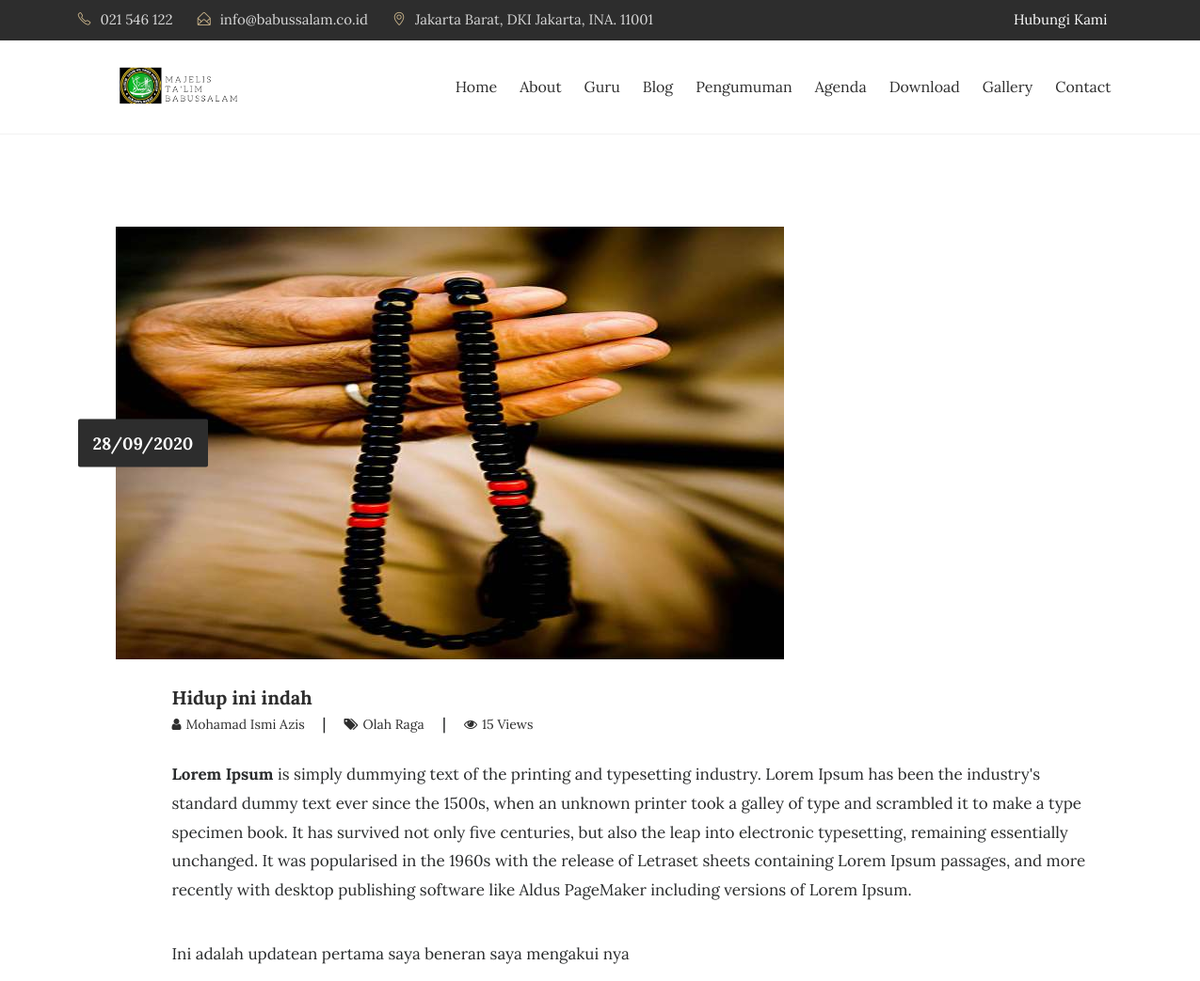
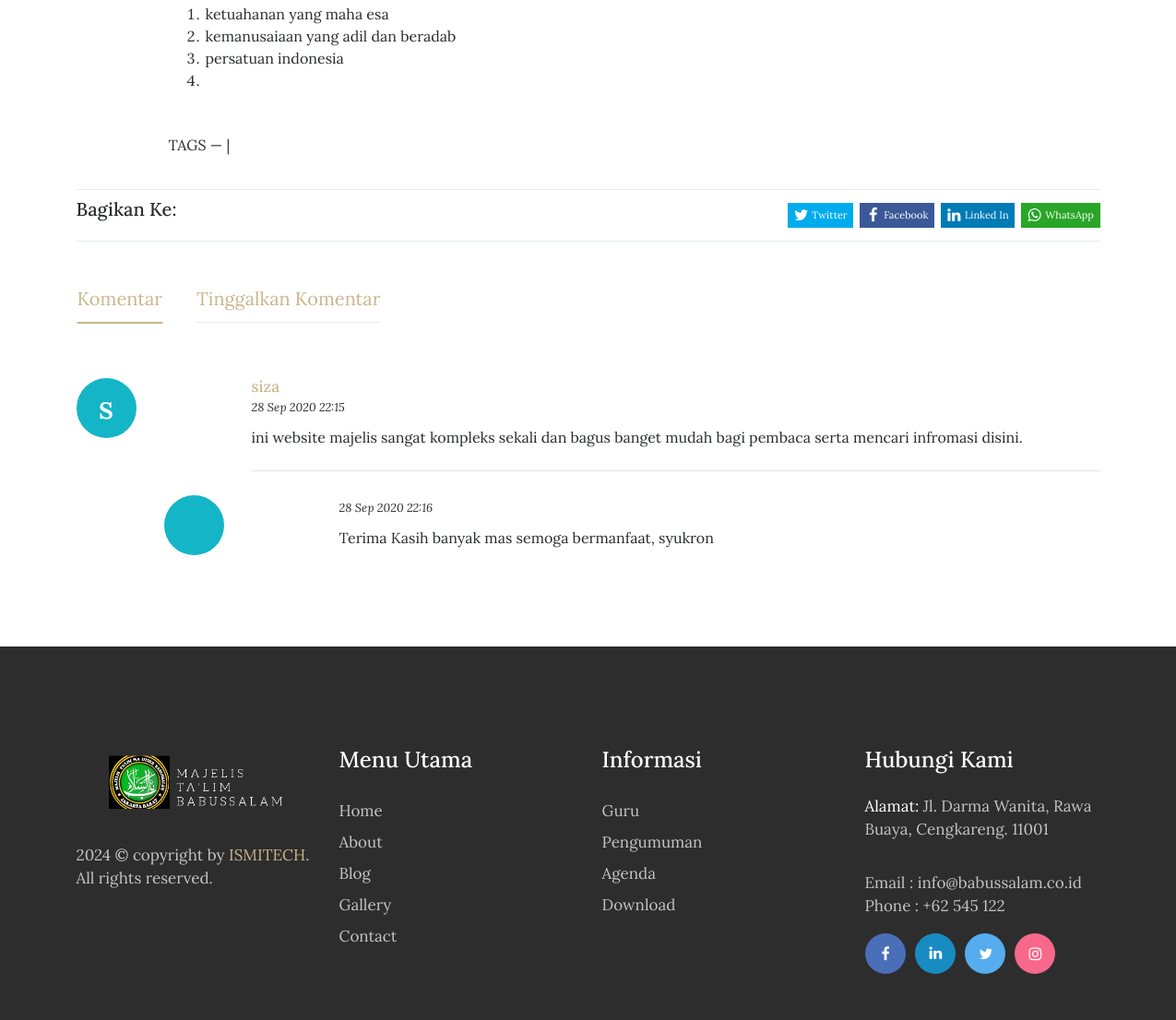
/artikel/hidup-ini-indah, run on an earlier commit of the app's database (2 pictures, top to bottom).
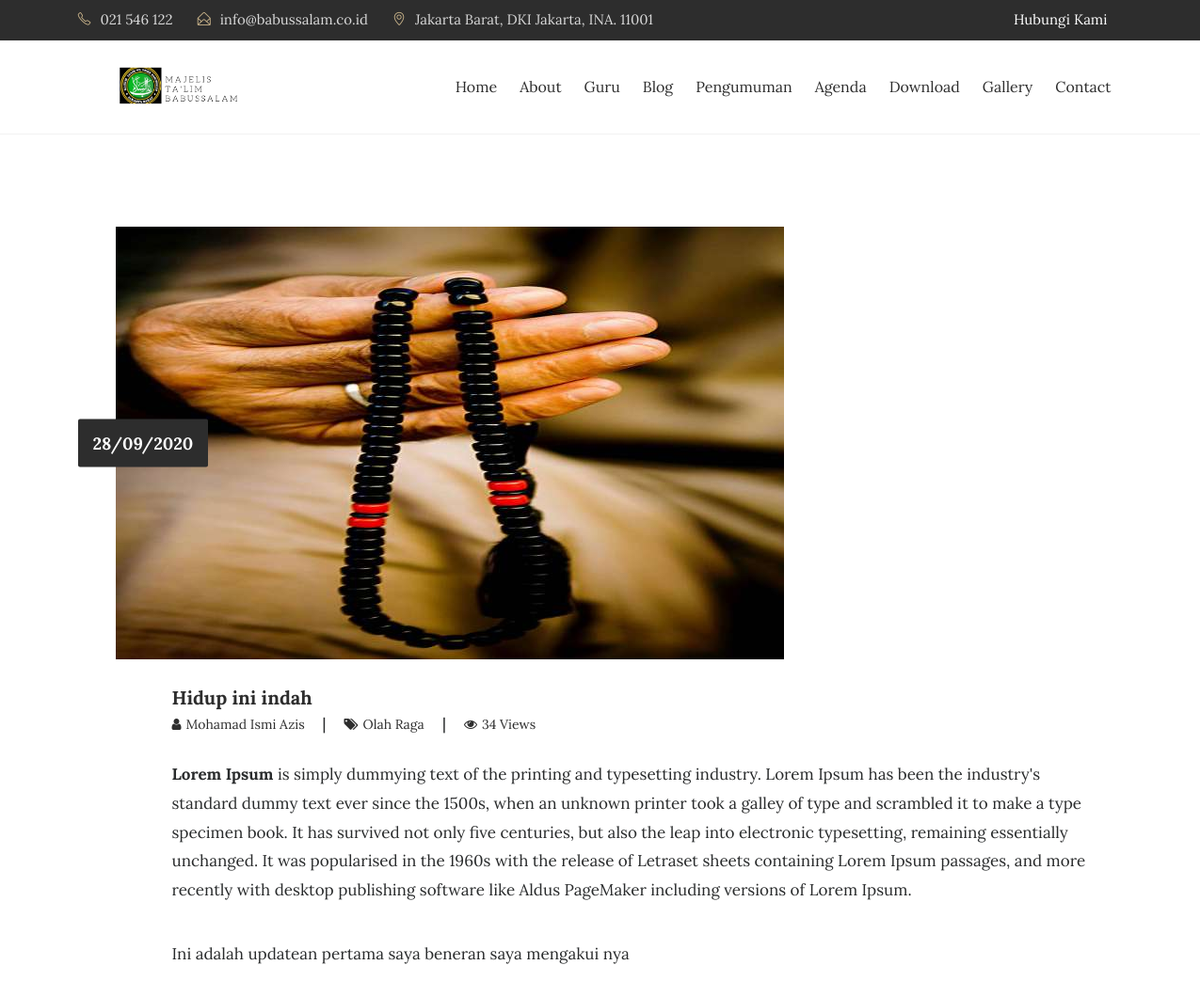
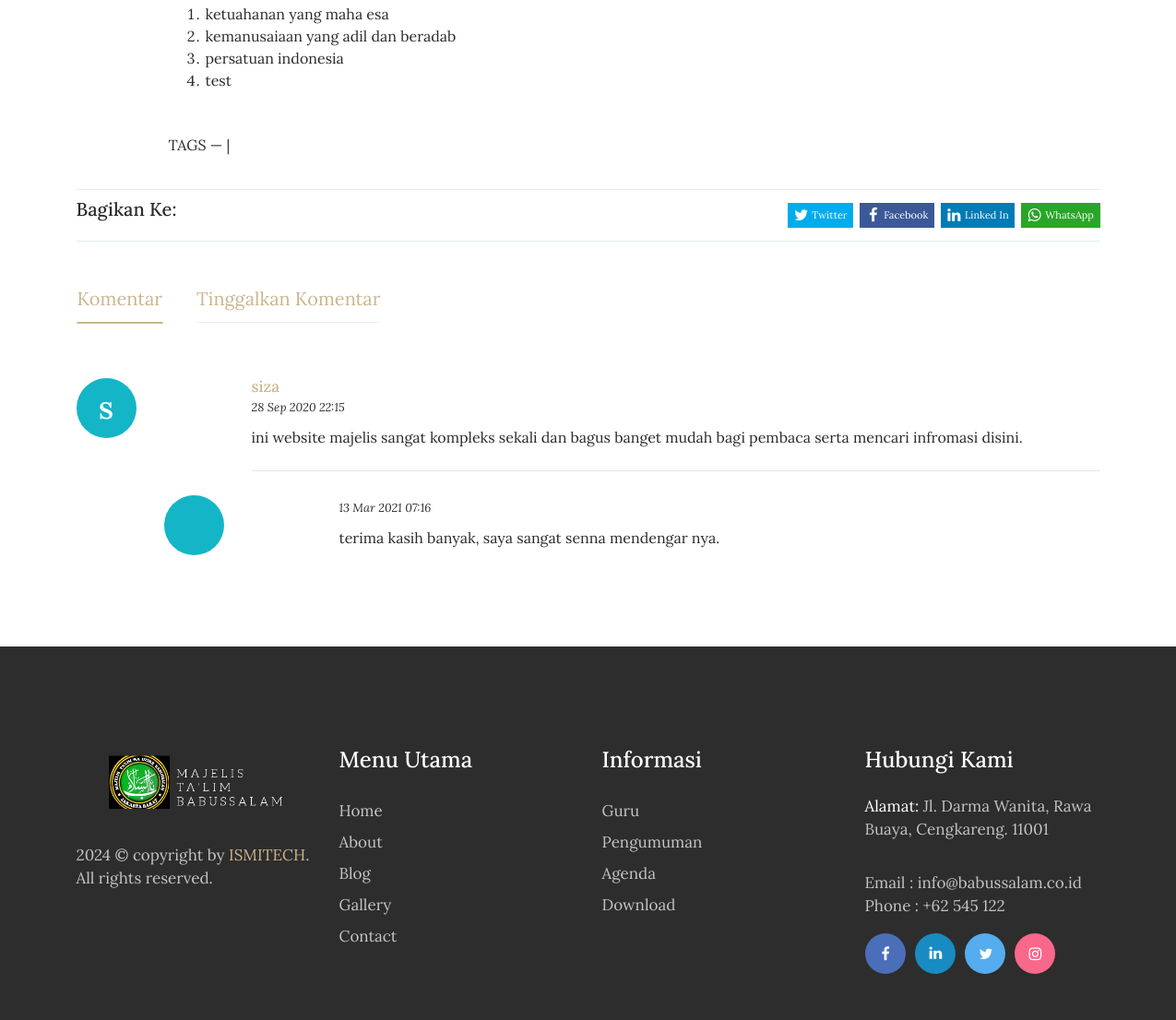
And on a later commit of the database (2 pictures, top to bottom).
### tables this page shows
CREATE TABLE `tbl_tulisan` (
  `tulisan_id` int(11) NOT NULL AUTO_INCREMENT,
  `tulisan_judul` varchar(100) DEFAULT NULL,
  `tulisan_isi` text,
  `tulisan_tanggal` timestamp NULL DEFAULT CURRENT_TIMESTAMP,
  `tulisan_kategori_id` int(11) DEFAULT NULL,
  `tulisan_kategori_nama` varchar(30) DEFAULT NULL,
  `tulisan_views` int(11) DEFAULT '0',
  `tulisan_gambar` varchar(40) DEFAULT NULL,
  `tulisan_pengguna_id` int(11) DEFAULT NULL,
  `tulisan_author` varchar(40) DEFAULT NULL,
  `tulisan_img_slider` int(2) NOT NULL DEFAULT '0',
  `tulisan_slug` varchar(200) DEFAULT NULL,
  `tulisan_status` varchar(10) DEFAULT '0',
  `tulisan_tags` varchar(225) DEFAULT NULL,
  PRIMARY KEY (`tulisan_id`),
  KEY `tulisan_kategori_id` (`tulisan_kategori_id`),
  KEY `tulisan_pengguna_id` (`tulisan_pengguna_id`)
);

CREATE TABLE `tbl_komentar` (
  `komentar_id` int(11) NOT NULL AUTO_INCREMENT,
  `komentar_nama` varchar(30) DEFAULT NULL,
  `komentar_email` varchar(50) DEFAULT NULL,
  `komentar_isi` varchar(120) DEFAULT NULL,
  `komentar_tanggal` timestamp NULL DEFAULT CURRENT_TIMESTAMP,
  `komentar_status` varchar(2) DEFAULT NULL,
  `komentar_tulisan_id` int(11) DEFAULT NULL,
  `komentar_parent` int(11) DEFAULT '0',
  PRIMARY KEY (`komentar_id`),
  KEY `komentar_tulisan_id` (`komentar_tulisan_id`)
);

### application/controllers/Blog.php (called while the page is built, shortened)
<?php
class Blog extends CI_Controller{
	function __construct(){
		$this->load->model('m_tulisan');
		$this->load->model('m_pengunjung');
	}
	function detail($slugs){
		$slug=htmlspecialchars($slugs,ENT_QUOTES);
		$query = $this->db->get_where('tbl_tulisan', array('tulisan_slug' => $slug));
		if($query->num_rows() > 0){
			$b=$query->row_array();
			$kode=$b['tulisan_id'];
			$this->db->query("UPDATE tbl_tulisan SET tulisan_views=tulisan_views+1 WHERE tulisan_id='$kode'");
			$data=$this->m_tulisan->get_berita_by_kode($kode);
			$row=$data->row_array();
			$x['id']=$row['tulisan_id'];
			$x['title']=$row['tulisan_judul'];
			$x['image']=$row['tulisan_gambar'];
			$x['blog'] =$row['tulisan_isi'];
			$x['tanggal']=$row['tanggal'];
			$x['author']=$row['tulisan_author'];
			$x['kategori']=$row['tulisan_kategori_nama'];
			$x['slug']=$row['tulisan_slug'];
			$x['tags']=$row['tulisan_tags'];
			$x['tulisan']=$row['tulisan_views'];
			$x['show_komentar']=$this->m_tulisan->show_komentar_by_tulisan_id($kode);
			$x['category']=$this->db->get('tbl_kategori');
			$x['populer']=$this->db->query("SELECT * FROM tbl_tulisan ORDER BY tulisan_views DESC LIMIT 5");
			$this->load->view('depan/v_blog_detail',$x);
		}else{
			redirect('artikel');
		}
	}
}

### index.php (called while the page is built, shortened)
<?php
require_once BASEPATH.'core/CodeIgniter.php';

### application/models/M_tulisan.php (called while the page is built, shortened)
<?php
class M_tulisan extends CI_Model{
	function get_berita_by_kode($kode){
		$hsl=$this->db->query("SELECT tbl_tulisan.*,DATE_FORMAT(tulisan_tanggal,'%d/%m/%Y') AS tanggal FROM tbl_tulisan where tulisan_id='$kode'");
		return $hsl;
	}
	function show_komentar_by_tulisan_id($kode){
		$hsl=$this->db->query("SELECT * FROM tbl_komentar WHERE komentar_tulisan_id='$kode' AND komentar_status='1' AND komentar_parent='0'");
		return $hsl;
	}
}

### application/views/depan/v_blog_detail.php (the view, shortened to what the rows shown need)
<!DOCTYPE html>
<html lang="en">
<head>
</head>
<body>
<section class="blog-wrap">
    <div class="container">
        <div class="row">
            <div class="col-md-12">
                <div class="blog-img_block center">
                    <img src="<?php echo base_url().'assets/images/'.$image?>" class="img-fluid" alt="blog-img">
                    <div class="blog-date">
                        <span><?php echo $tanggal;?></span>
                    </div>
                </div>
                <div class="blog-tiltle_block">
                    <h4><a href="<?php echo site_url('artikel/'.$slug);?>"><?php echo $title;?></a></h4>
                    <h6> <a href="#"><i class="fa fa-user" aria-hidden="true"></i><span><?php echo $author;?></span> </a>  |   <a href="#"><i class="fa fa-tags" aria-hidden="true"></i><span><?php echo $kategori;?></span></a>  |  <a href="#"><i class="fa fa-eye" aria-hidden="true"></i><span><?php echo number_format($tulisan);?> Views</span> </a></h6>
                    <?php echo $blog;?>
                </div>
                    <div class="blogpost-tabs">
                        <div class="tab-content">
                            <div class="tab-pane active" id="comments" role="tabpanel">
                              <?php
                                  $colors = array(
                                      '#ff9e67',
                                      '#10bdff',
                                      '#14b5c7',
                                      '#f98182',
                                      '#8f9ce2',
                                      '#ee2b33',
                                      '#d4ec15',
                                      '#613021',
                                  );
                                  foreach ($show_komentar->result() as $row) :
                                  shuffle($colors);
                                ?>
                                <div class="row">
                                    <div class="col-md-12">
                                        <div class="row">
                                            <div class="col-md-2">
                                                <div class="blodpost-tab-img" style="background-color:<?php echo reset($colors);?>;width: 65px;height: 65px;border-radius:50px 50px 50px 50px;">
                                                    <center><h2 style="padding-top:20%;color:#fff;"><?php echo substr($row->komentar_nama,0,1);?></h2></center>
                                                </div>
                                            </div>
                                            <div class="col-md-10">
                                                <div class="blogpost-tab-description">
                                                    <h6><?php echo $row->komentar_nama;?></h6><small><em><?php echo date("d M Y H:i", strtotime($row->komentar_tanggal));?></em></small>
                                                    <p><?php echo $row->komentar_isi;?></p>
                                                </div>
                                                <hr>
                                            </div>
                                        </div>
                                    </div>
                                </div>
                                  <?php
                					            $komentar_id=$row->komentar_id;
                					            $query=$this->db->query("SELECT * FROM tbl_komentar WHERE komentar_status='1' AND komentar_parent='$komentar_id' ORDER BY komentar_id ASC");
                					            foreach ($query->result() as $res) :
                                        shuffle($colors);
                					        ?>
                                  <div class="row">
                                      <div class="col-md-12 offset-md-1">
                                          <div class="row">
                                              <div class="col-md-2">
                                                <div class="blodpost-tab-img" style="background-color:<?php echo reset($colors);?>;width: 65px;height: 65px;border-radius:50px 50px 50px 50px;">
                                                    <center><h2 style="padding-top:20%;color:#fff;"><?php echo substr($res->komentar_nama,0,1);?></h2></center>
                                                </div>
                                              </div>
                                              <div class="col-md-9">
                                                  <div class="blogpost-tab-description">
                                                      <h6><?php echo $res->komentar_nama;?></h6><small><em><?php echo date("d M Y H:i", strtotime($res->komentar_tanggal));?></em></small>
                                                      <p><?php echo $res->komentar_isi;?></p>
                                                  </div>
                                              </div>
                                          </div>
                                      </div>
                                  </div>
                                  <?php endforeach;?>
                                <?php endforeach;?>
                            </div>
                        </div>
                    </div>
                </div>
            </div>
        </div>
</section>
    </body>
    </html>

What changed in the data, as far as the page shows it:
removed tbl_komentar: komentar_tanggal "28 Sep 2020 22:16", komentar_isi "Terima Kasih banyak mas semoga bermanfaat, syukron", shown under "s"
changed tbl_tulisan "Hidup ini indah": tulisan_views "15" → "34"; tulisan_isi "…dan beradab persatuan indonesia" → "…dan beradab persatuan indonesia test"
added tbl_komentar: komentar_tanggal "13 Mar 2021 07:16", komentar_isi "terima kasih banyak, saya sangat senna mendengar nya.", shown under "s"
